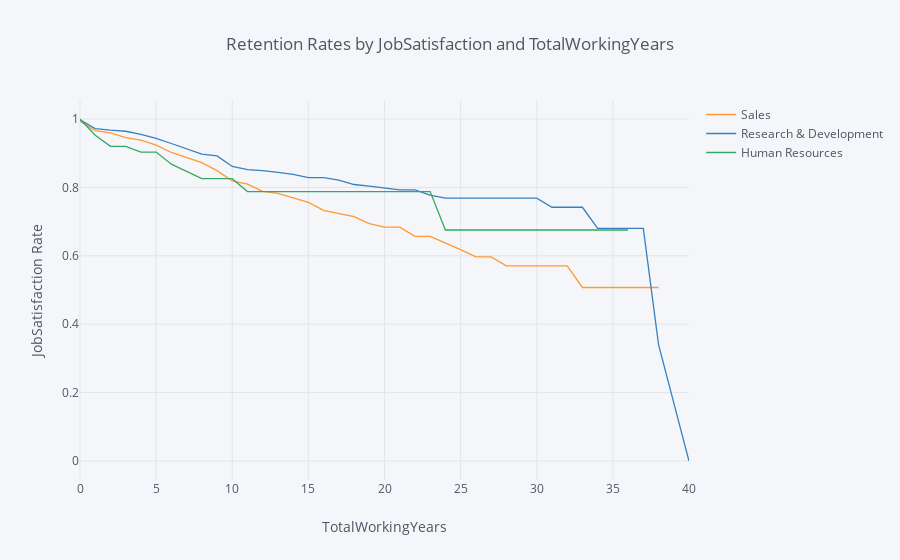

Notebook cell for this chart:
### Markdown cell above
## 7. Let's investigate whether the department the employee works in has an impact on how long they stay with the company. Generate and plot survival curves showing retention by department and years the employee has worked at the company.

### Code cell
retention7= survival(data,'Department','TotalWorkingYears','Attrition')
retention7.iplot(kind='line', xTitle='TotalWorkingYears', yTitle='JobSatisfaction Rate',
            title='Retention Rates by JobSatisfaction and TotalWorkingYears')

### Figure 1 — Plotly figure (JSON) as saved in the notebook; plotly's stock layout.template omitted (floating-point values rounded to 4 significant figures)
{"data": [{"line": {"color": "rgba(255, 153, 51, 1.0)", "dash": "solid", "shape": "linear", "width": 1.3}, "mode": "lines", "name": "Sales", "text": "", "type": "scatter", "uid": "9e2ea722-3a65-47bb-be3a-4fba0e0b5255", "x": [0, 1, 2, 3, 4, 5, 6, 7, 8, 9, 10, 11, 12, 13, 14, 15, 16, 17, 18, 19, 20, 21, 22, 23, 24, 25, 26, 27, 28, 29, 30, 31, 32, 33, 34, 35, 36, 37, 38, 40], "y": [0.9933, 0.9663, 0.9594, 0.9455, 0.9383, 0.9233, 0.9021, 0.8877, 0.8724, 0.8489, 0.8191, 0.8093, 0.7884, 0.7827, 0.7699, 0.7562, 0.7328, 0.7241, 0.7147, 0.6943, 0.6836, 0.6836, 0.6568, 0.6568, 0.638, 0.6181, 0.5967, 0.5967, 0.5708, 0.5708, 0.5708, 0.5708, 0.5708, 0.5074, 0.5074, 0.5074, 0.5074, 0.5074, 0.5074, ""]}, {"line": {"color": "rgba(55, 128, 191, 1.0)", "dash": "solid", "shape": "linear", "width": 1.3}, "mode": "lines", "name": "Research & Development", "text": "", "type": "scatter", "uid": "75955275-7bdf-498f-88ec-df6b0c38c91c", "x": [0, 1, 2, 3, 4, 5, 6, 7, 8, 9, 10, 11, 12, 13, 14, 15, 16, 17, 18, 19, 20, 21, 22, 23, 24, 25, 26, 27, 28, 29, 30, 31, 32, 33, 34, 35, 36, 37, 38, 40], "y": [0.9979, 0.9718, 0.9674, 0.9641, 0.9551, 0.9434, 0.9284, 0.9118, 0.8971, 0.8922, 0.8613, 0.8518, 0.8492, 0.8437, 0.8378, 0.8284, 0.8284, 0.821, 0.8084, 0.8038, 0.7988, 0.793, 0.793, 0.7773, 0.7685, 0.7685, 0.7685, 0.7685, 0.7685, 0.7685, 0.7685, 0.742, 0.742, 0.742, 0.6801, 0.6801, 0.6801, 0.6801, 0.3401, 0]}, {"line": {"color": "rgba(50, 171, 96, 1.0)", "dash": "solid", "shape": "linear", "width": 1.3}, "mode": "lines", "name": "Human Resources", "text": "", "type": "scatter", "uid": "d9d550b7-26b5-4056-82ae-380285c392b3", "x": [0, 1, 2, 3, 4, 5, 6, 7, 8, 9, 10, 11, 12, 13, 14, 15, 16, 17, 18, 19, 20, 21, 22, 23, 24, 25, 26, 27, 28, 29, 30, 31, 32, 33, 34, 35, 36, 37, 38, 40], "y": [1, 0.9524, 0.9201, 0.9201, 0.9034, 0.9034, 0.8679, 0.8478, 0.8254, 0.8254, 0.8254, 0.7879, 0.7879, 0.7879, 0.7879, 0.7879, 0.7879, 0.7879, 0.7879, 0.7879, 0.7879, 0.7879, 0.7879, 0.7879, 0.6754, 0.6754, 0.6754, 0.6754, 0.6754, 0.6754, 0.6754, 0.6754, 0.6754, 0.6754, 0.6754, 0.6754, 0.6754, "", "", ""]}], "layout": {"legend": {"bgcolor": "#F5F6F9", "font": {"color": "#4D5663"}}, "paper_bgcolor": "#F5F6F9", "plot_bgcolor": "#F5F6F9", "title": {"font": {"color": "#4D5663"}, "text": "Retention Rates by JobSatisfaction and TotalWorkingYears"}, "xaxis": {"gridcolor": "#E1E5ED", "showgrid": true, "tickfont": {"color": "#4D5663"}, "title": {"font": {"color": "#4D5663"}, "text": "TotalWorkingYears"}, "zerolinecolor": "#E1E5ED"}, "yaxis": {"gridcolor": "#E1E5ED", "showgrid": true, "tickfont": {"color": "#4D5663"}, "title": {"font": {"color": "#4D5663"}, "text": "JobSatisfaction Rate"}, "zerolinecolor": "#E1E5ED"}}}
